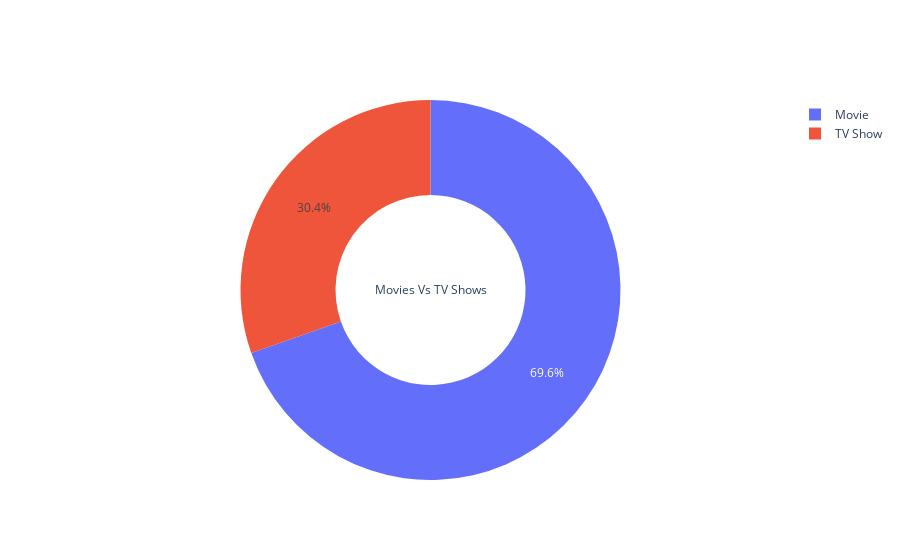

Notebook source saved alongside this figure:
### Markdown cell above
### Movies Vs TVShows

### Code cell
#Checking Gender imbalance
go.Figure(data=[go.Pie(labels=df.type.value_counts(normalize=True).index,
                       values=df.type.value_counts(normalize=True).values, hole=.5,
                       title = 'Movies Vs TV Shows')])

### Figure 1 — Plotly figure (JSON) as saved in the notebook; plotly's stock layout.template omitted (floating-point values rounded to 4 significant figures)
{"data": [{"hole": 0.5, "labels": ["Movie", "TV Show"], "title": {"text": "Movies Vs TV Shows"}, "type": "pie", "values": [0.6962, 0.3038]}], "layout": {}}
